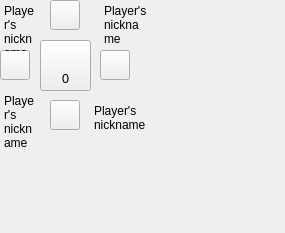
<?xml version="1.0" encoding="UTF-8"?>
<ui version="4.0">
 <class>Form</class>
 <widget class="QWidget" name="Form">
  <property name="geometry">
   <rect>
    <x>0</x>
    <y>0</y>
    <width>285</width>
    <height>233</height>
   </rect>
  </property>
  <property name="windowTitle">
   <string>Form</string>
  </property>
  <property name="styleSheet">
   <string notr="true">QWidget[objectName=&quot;Form&quot;]
{
	background-color: rgba(255, 255, 255, 0);
}

QTextEdit
{
	background-color: rgba(255, 255, 255, 0);
}

QLabel[objectName=&quot;tableID&quot;]
{
	color: rgb(255, 255, 255);
	font: 75 10pt &quot;新宋体&quot;;
}

QPushButton[objectName=&quot;seat0&quot;] 
{
border-image: url(:/Images/Media/seat)0 60 0 0;
color: rgb(255, 255, 255);
}
QPushButton[objectName=&quot;seat0&quot;]::hover
{ 
border-image: url(:/Images/Media/seat)0 30 0 30;
color: rgb(255, 255, 255);
}
QPushButton[objectName=&quot;seat0&quot;]::pressed
{ 
border-image: url(:/Images/Media/seat)0 0 0 60;
color: rgb(255, 255, 255);
}

QPushButton[objectName=&quot;seat1&quot;] 
{
border-image: url(:/Images/Media/seat)0 60 0 0;
color: rgb(255, 255, 255);
}
QPushButton[objectName=&quot;seat1&quot;]::hover
{ 
border-image: url(:/Images/Media/seat)0 30 0 30;
color: rgb(255, 255, 255);
}
QPushButton[objectName=&quot;seat1&quot;]::pressed
{ 
border-image: url(:/Images/Media/seat)0 0 0 60;
color: rgb(255, 255, 255);
}

QPushButton[objectName=&quot;seat2&quot;] 
{
border-image: url(:/Images/Media/seat)0 60 0 0;
color: rgb(255, 255, 255);
}
QPushButton[objectName=&quot;seat2&quot;]::hover
{ 
border-image: url(:/Images/Media/seat)0 30 0 30;
color: rgb(255, 255, 255);
}
QPushButton[objectName=&quot;seat2&quot;]::pressed
{ 
border-image: url(:/Images/Media/seat)0 0 0 60;
color: rgb(255, 255, 255);
}

QPushButton[objectName=&quot;seat3&quot;] 
{
border-image: url(:/Images/Media/seat)0 60 0 0;
color: rgb(255, 255, 255);
}
QPushButton[objectName=&quot;seat3&quot;]::hover
{ 
border-image: url(:/Images/Media/seat)0 30 0 30;
color: rgb(255, 255, 255);
}
QPushButton[objectName=&quot;seat3&quot;]::pressed
{ 
border-image: url(:/Images/Media/seat)0 0 0 60;
color: rgb(255, 255, 255);
}

QPushButton[objectName=&quot;table&quot;] 
{
border-image: url(:/Images/Media/table)0 0 0 0;
color: rgb(255, 255, 255);
}
QPushButton[objectName=&quot;table&quot;]::hover
{ 
border-image: url(:/Images/Media/table)0 0 0 0;
color: rgb(255, 255, 255);
}
QPushButton[objectName=&quot;table&quot;]::pressed
{ 
border-image: url(:/Images/Media/table)0 0 0 0;
color: rgb(255, 255, 255);
}

</string>
  </property>
  <widget class="QPushButton" name="seat0">
   <property name="geometry">
    <rect>
     <x>50</x>
     <y>0</y>
     <width>30</width>
     <height>30</height>
    </rect>
   </property>
   <property name="text">
    <string/>
   </property>
  </widget>
  <widget class="QPushButton" name="seat2">
   <property name="geometry">
    <rect>
     <x>50</x>
     <y>100</y>
     <width>30</width>
     <height>30</height>
    </rect>
   </property>
   <property name="text">
    <string/>
   </property>
  </widget>
  <widget class="QPushButton" name="seat1">
   <property name="geometry">
    <rect>
     <x>100</x>
     <y>50</y>
     <width>30</width>
     <height>30</height>
    </rect>
   </property>
   <property name="text">
    <string/>
   </property>
  </widget>
  <widget class="QPushButton" name="seat3">
   <property name="geometry">
    <rect>
     <x>0</x>
     <y>50</y>
     <width>30</width>
     <height>30</height>
    </rect>
   </property>
   <property name="text">
    <string/>
   </property>
  </widget>
  <widget class="QPushButton" name="table">
   <property name="geometry">
    <rect>
     <x>40</x>
     <y>40</y>
     <width>51</width>
     <height>51</height>
    </rect>
   </property>
   <property name="text">
    <string/>
   </property>
  </widget>
  <widget class="QTextEdit" name="name0">
   <property name="geometry">
    <rect>
     <x>0</x>
     <y>0</y>
     <width>41</width>
     <height>51</height>
    </rect>
   </property>
   <property name="frameShape">
    <enum>QFrame::NoFrame</enum>
   </property>
   <property name="frameShadow">
    <enum>QFrame::Sunken</enum>
   </property>
   <property name="verticalScrollBarPolicy">
    <enum>Qt::ScrollBarAlwaysOff</enum>
   </property>
   <property name="horizontalScrollBarPolicy">
    <enum>Qt::ScrollBarAlwaysOff</enum>
   </property>
   <property name="undoRedoEnabled">
    <bool>false</bool>
   </property>
   <property name="readOnly">
    <bool>true</bool>
   </property>
   <property name="html">
    <string>&lt;!DOCTYPE HTML PUBLIC &quot;-//W3C//DTD HTML 4.0//EN&quot; &quot;http://www.w3.org/TR/REC-html40/strict.dtd&quot;&gt;
&lt;html&gt;&lt;head&gt;&lt;meta name=&quot;qrichtext&quot; content=&quot;1&quot; /&gt;&lt;style type=&quot;text/css&quot;&gt;
p, li { white-space: pre-wrap; }
&lt;/style&gt;&lt;/head&gt;&lt;body style=&quot; font-family:'SimSun'; font-size:9pt; font-weight:400; font-style:normal;&quot;&gt;
&lt;p style=&quot; margin-top:0px; margin-bottom:0px; margin-left:0px; margin-right:0px; -qt-block-indent:0; text-indent:0px;&quot;&gt;&lt;span style=&quot; font-family:'宋体';&quot;&gt;Player's nickname&lt;/span&gt;&lt;/p&gt;&lt;/body&gt;&lt;/html&gt;</string>
   </property>
  </widget>
  <widget class="QTextEdit" name="name1">
   <property name="geometry">
    <rect>
     <x>100</x>
     <y>0</y>
     <width>51</width>
     <height>51</height>
    </rect>
   </property>
   <property name="frameShape">
    <enum>QFrame::NoFrame</enum>
   </property>
   <property name="frameShadow">
    <enum>QFrame::Sunken</enum>
   </property>
   <property name="verticalScrollBarPolicy">
    <enum>Qt::ScrollBarAlwaysOff</enum>
   </property>
   <property name="horizontalScrollBarPolicy">
    <enum>Qt::ScrollBarAlwaysOff</enum>
   </property>
   <property name="undoRedoEnabled">
    <bool>false</bool>
   </property>
   <property name="readOnly">
    <bool>true</bool>
   </property>
   <property name="html">
    <string>&lt;!DOCTYPE HTML PUBLIC &quot;-//W3C//DTD HTML 4.0//EN&quot; &quot;http://www.w3.org/TR/REC-html40/strict.dtd&quot;&gt;
&lt;html&gt;&lt;head&gt;&lt;meta name=&quot;qrichtext&quot; content=&quot;1&quot; /&gt;&lt;style type=&quot;text/css&quot;&gt;
p, li { white-space: pre-wrap; }
&lt;/style&gt;&lt;/head&gt;&lt;body style=&quot; font-family:'SimSun'; font-size:9pt; font-weight:400; font-style:normal;&quot;&gt;
&lt;p style=&quot; margin-top:0px; margin-bottom:0px; margin-left:0px; margin-right:0px; -qt-block-indent:0; text-indent:0px;&quot;&gt;&lt;span style=&quot; font-family:'宋体';&quot;&gt;Player's nickname&lt;/span&gt;&lt;/p&gt;&lt;/body&gt;&lt;/html&gt;</string>
   </property>
  </widget>
  <widget class="QTextEdit" name="name3">
   <property name="geometry">
    <rect>
     <x>0</x>
     <y>90</y>
     <width>41</width>
     <height>61</height>
    </rect>
   </property>
   <property name="frameShape">
    <enum>QFrame::NoFrame</enum>
   </property>
   <property name="frameShadow">
    <enum>QFrame::Sunken</enum>
   </property>
   <property name="verticalScrollBarPolicy">
    <enum>Qt::ScrollBarAlwaysOff</enum>
   </property>
   <property name="horizontalScrollBarPolicy">
    <enum>Qt::ScrollBarAlwaysOff</enum>
   </property>
   <property name="undoRedoEnabled">
    <bool>false</bool>
   </property>
   <property name="readOnly">
    <bool>true</bool>
   </property>
   <property name="html">
    <string>&lt;!DOCTYPE HTML PUBLIC &quot;-//W3C//DTD HTML 4.0//EN&quot; &quot;http://www.w3.org/TR/REC-html40/strict.dtd&quot;&gt;
&lt;html&gt;&lt;head&gt;&lt;meta name=&quot;qrichtext&quot; content=&quot;1&quot; /&gt;&lt;style type=&quot;text/css&quot;&gt;
p, li { white-space: pre-wrap; }
&lt;/style&gt;&lt;/head&gt;&lt;body style=&quot; font-family:'SimSun'; font-size:9pt; font-weight:400; font-style:normal;&quot;&gt;
&lt;p style=&quot; margin-top:0px; margin-bottom:0px; margin-left:0px; margin-right:0px; -qt-block-indent:0; text-indent:0px;&quot;&gt;&lt;span style=&quot; font-family:'宋体';&quot;&gt;Player's nickname&lt;/span&gt;&lt;/p&gt;&lt;/body&gt;&lt;/html&gt;</string>
   </property>
  </widget>
  <widget class="QTextEdit" name="name2">
   <property name="geometry">
    <rect>
     <x>90</x>
     <y>100</y>
     <width>61</width>
     <height>41</height>
    </rect>
   </property>
   <property name="frameShape">
    <enum>QFrame::NoFrame</enum>
   </property>
   <property name="frameShadow">
    <enum>QFrame::Sunken</enum>
   </property>
   <property name="verticalScrollBarPolicy">
    <enum>Qt::ScrollBarAlwaysOff</enum>
   </property>
   <property name="horizontalScrollBarPolicy">
    <enum>Qt::ScrollBarAlwaysOff</enum>
   </property>
   <property name="undoRedoEnabled">
    <bool>false</bool>
   </property>
   <property name="readOnly">
    <bool>true</bool>
   </property>
   <property name="html">
    <string>&lt;!DOCTYPE HTML PUBLIC &quot;-//W3C//DTD HTML 4.0//EN&quot; &quot;http://www.w3.org/TR/REC-html40/strict.dtd&quot;&gt;
&lt;html&gt;&lt;head&gt;&lt;meta name=&quot;qrichtext&quot; content=&quot;1&quot; /&gt;&lt;style type=&quot;text/css&quot;&gt;
p, li { white-space: pre-wrap; }
&lt;/style&gt;&lt;/head&gt;&lt;body style=&quot; font-family:'SimSun'; font-size:9pt; font-weight:400; font-style:normal;&quot;&gt;
&lt;p style=&quot; margin-top:0px; margin-bottom:0px; margin-left:0px; margin-right:0px; -qt-block-indent:0; text-indent:0px;&quot;&gt;&lt;span style=&quot; font-family:'宋体';&quot;&gt;Player's nickname&lt;/span&gt;&lt;/p&gt;&lt;/body&gt;&lt;/html&gt;</string>
   </property>
   <property name="overwriteMode">
    <bool>false</bool>
   </property>
  </widget>
  <widget class="QLabel" name="tableID">
   <property name="geometry">
    <rect>
     <x>55</x>
     <y>70</y>
     <width>21</width>
     <height>16</height>
    </rect>
   </property>
   <property name="font">
    <font>
     <family>新宋体</family>
     <pointsize>10</pointsize>
     <weight>9</weight>
     <italic>false</italic>
     <bold>false</bold>
    </font>
   </property>
   <property name="text">
    <string>0</string>
   </property>
   <property name="alignment">
    <set>Qt::AlignCenter</set>
   </property>
  </widget>
 </widget>
 <resources>
  <include location="client.qrc"/>
 </resources>
 <connections/>
</ui>
